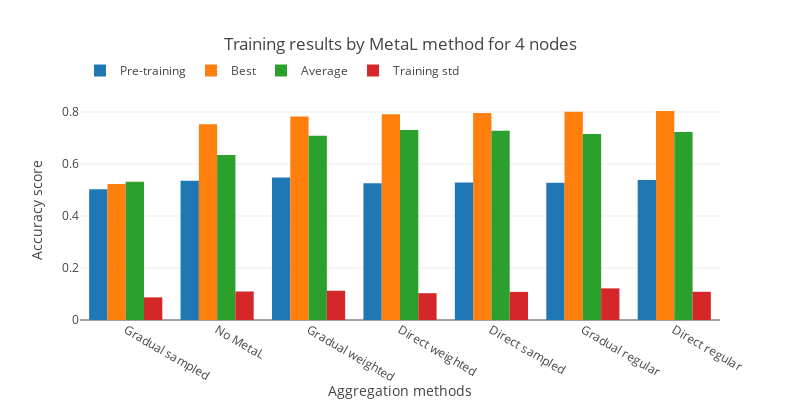

Here is the notebook cell this chart was saved with:
### Code cell
fig=go.Figure()
fig.add_trace(go.Bar(x=processed_aggregation_names, y=total_average_pre_training,name="Pre-training"))
fig.add_trace(go.Bar(x=processed_aggregation_names, y=total_average_best_score,name="Best"))
fig.add_trace(go.Bar(x=processed_aggregation_names, y=total_average_average_scores,name="Average"))
fig.add_trace(go.Bar(x=processed_aggregation_names, y=total_average_std_scores,name="Training std"))
fig.update_layout(template="none", title=f"Training results by {' '.join(plot_file_term.split('_'))} for {NODE_COUNT} nodes",
                  width=800,height=400,legend=dict( orientation="h",y=1.2))
fig.update_xaxes(title="Aggregation methods")
fig.update_yaxes(title="Accuracy score")
fig.write_image(f"./../figs/Training_results_by_{plot_file_term}_{NODE_COUNT}_nodes.svg")
fig.show()

### Figure 1 — Plotly figure (JSON) as saved in the notebook; plotly's stock layout.template omitted (floating-point values rounded to 4 significant figures)
{"data": [{"name": "Pre-training", "type": "bar", "x": ["Gradual sampled", "No MetaL", "Gradual weighted", "Direct weighted", "Direct sampled", "Gradual regular", "Direct regular"], "y": [0.5026, 0.5357, 0.5479, 0.5263, 0.5289, 0.5275, 0.5384]}, {"name": "Best", "type": "bar", "x": ["Gradual sampled", "No MetaL", "Gradual weighted", "Direct weighted", "Direct sampled", "Gradual regular", "Direct regular"], "y": [0.5228, 0.7532, 0.7823, 0.7915, 0.7965, 0.8012, 0.8037]}, {"name": "Average", "type": "bar", "x": ["Gradual sampled", "No MetaL", "Gradual weighted", "Direct weighted", "Direct sampled", "Gradual regular", "Direct regular"], "y": [0.532, 0.6345, 0.7084, 0.7302, 0.7275, 0.7153, 0.723]}, {"name": "Training std", "type": "bar", "x": ["Gradual sampled", "No MetaL", "Gradual weighted", "Direct weighted", "Direct sampled", "Gradual regular", "Direct regular"], "y": [0.087, 0.1096, 0.1126, 0.1031, 0.108, 0.1216, 0.1086]}], "layout": {"height": 400, "legend": {"orientation": "h", "y": 1.2}, "title": {"text": "Training results by MetaL method for 4 nodes"}, "width": 800, "xaxis": {"title": {"text": "Aggregation methods"}}, "yaxis": {"title": {"text": "Accuracy score"}}}}
